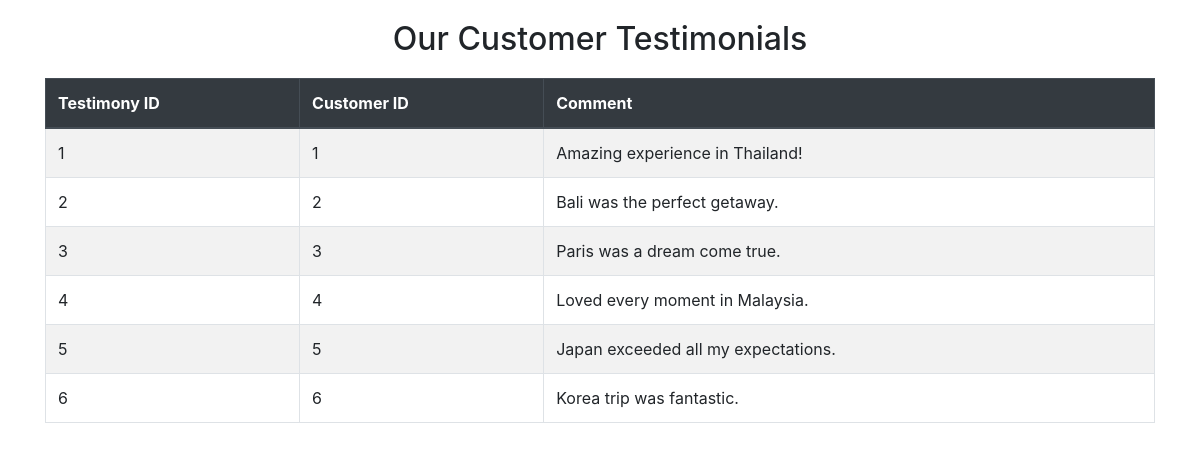
Page /testimony.php on the committed database.
### tables this page shows
CREATE TABLE `testimony` (
  `testimony_id` int(11) NOT NULL,
  `customer_id` int(11) NOT NULL,
  `comment` text NOT NULL
);

### testimony.php (the view, shortened to what this page needs)
<!DOCTYPE html>
<html lang="en">
<head>
    <link href="https://stackpath.bootstrapcdn.com/bootstrap/4.5.2/css/bootstrap.min.css" rel="stylesheet">
</head>
<body>
    <div class="container">
        <h2>Our Customer Testimonials</h2>
        <table class="table table-bordered table-striped">
            <thead class="thead-dark">
                <tr>
                    <th>Testimony ID</th>
                    <th>Customer ID</th>
                    <th>Comment</th>
                </tr>
            </thead>
            <tbody>
                <?php
                    include 'conn.php';
                    $mahasiswa = mysqli_query($conn, "SELECT * from testimony");
                    foreach ($mahasiswa as $value) {
                        echo"
                        <tr>
                            <td>".$value['testimony_id']."</td>
                            <td>".$value['customer_id']."</td>
                            <td>".$value['comment']."</td>
                        </tr>
                        ";
                    }
                ?>
            </tbody>
        </table>
    </div>
</body>
</html>

### testimony.php (style rules this page uses)
body { padding: 20px; }
h2 { margin-bottom: 20px; text-align: center; }
table { width: 100%; border-collapse: collapse; margin-bottom: 20px; }
th, td { padding: 8px; text-align: left; border-bottom: 1px solid #ddd; }

### rows in the picture
testimony: testimony_id "1", customer "1", comment "Amazing experience in Thailand!"
testimony: testimony_id "2", customer "2", comment "Bali was the perfect getaway."
testimony: testimony_id "3", customer "3", comment "Paris was a dream come true."
testimony: testimony_id "4", customer "4", comment "Loved every moment in Malaysia."
testimony: testimony_id "5", customer "5", comment "Japan exceeded all my expectations."
testimony: testimony_id "6", customer "6", comment "Korea trip was fantastic."
